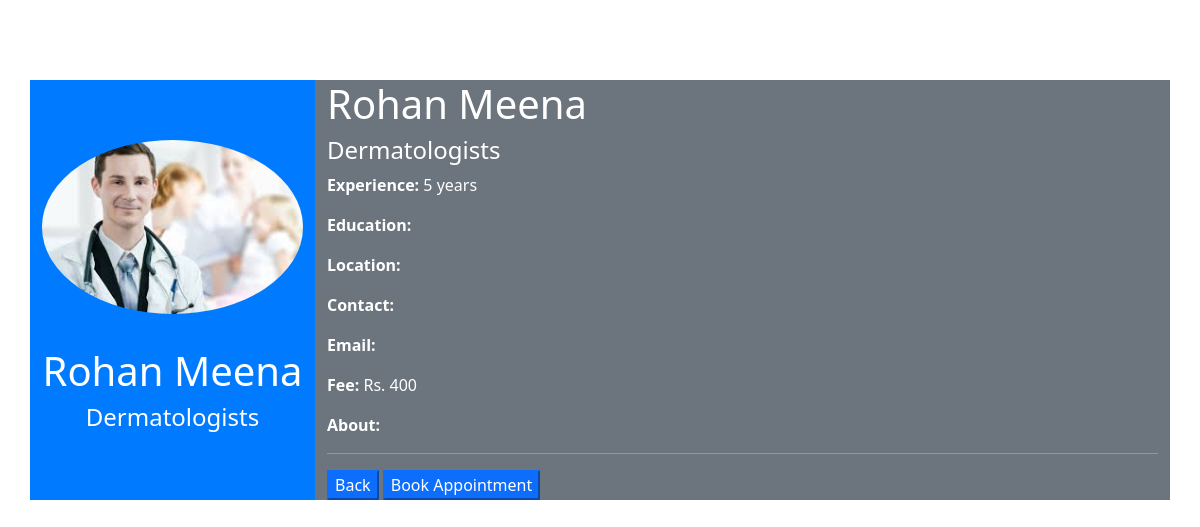
The page /profile/Rohan/ on the database its author committed.
### user/models.py (models this page shows, shortened)
class doctor(models.Model):
    doctor_username = models.CharField(max_length=50)
    doctor_name = models.CharField(max_length=60)
    doctor_speciality = models.CharField(max_length=100)
    experience = models.IntegerField()
    doctor_fee = models.IntegerField()
    doctor_image = models.ImageField(upload_to="user/images")

### user/views.py (the view)
# urls.py: path('profile/<str:doctor_username>/', views.view_profile , name='view_profile'),
def view_profile(request, doctor_username):
    doctor_instance = get_object_or_404(doctor, doctor_username = doctor_username)  # Retrieve the doctor object or show a 404 page if not found
    return render(request, 'authentication/profile.html', {'doctor': doctor_instance})

### templates/authentication/profile.html (shortened to what this page needs)
<!DOCTYPE html>
<html lang="en">
<head>
    <link href="https://cdn.jsdelivr.net/npm/bootstrap@5.0.2/dist/css/bootstrap.min.css" rel="stylesheet">
</head>
<body>
    <div class="container" style="margin-top: 10vh">
        <div class="row">
            <div class="col-md-3" style="background-color: #007bff; color: #fff;">
                <div class="d-flex flex-column align-items-center justify-content-center" style="height: 100%;">
                    <img src="{{ doctor.doctor_image.url }}" alt="{{ doctor.doctor_name }}" class="img-fluid rounded-circle">
                    <h1>{{ doctor.doctor_name }}</h1>
                    <h4>{{ doctor.doctor_speciality }}</h4>
                </div>
            </div>
            <div class="col-md-9">
                <div class="row">
                    <div class="col-md-12" style="background-color: #6c757d; color: #fff;">
                        <h1>{{ doctor.doctor_name }}</h1>
                        <h4>{{ doctor.doctor_speciality }}</h4>
                        <p><strong>Experience:</strong> {{ doctor.experience }} years</p>
                        <p><strong>Education:</strong> {{ doctor.education }}</p>
                        <p><strong>Location:</strong> {{ doctor.location }}</p>
                        <p><strong>Contact:</strong> {{ doctor.contact }}</p>
                        <p><strong>Email:</strong> {{ doctor.email }}</p>
                        <p><strong>Fee:</strong> Rs. {{ doctor.doctor_fee }}</p>
                        <p><strong>About:</strong> {{ doctor.about }}</p>
                        <hr>
                        <button class="custom-button btn-primary" type="submit"><a href="/doctors" style="text-decoration: none; color: white;">Back</a></button>
                        <button class="custom-button btn-primary" type="submit"><a href="/doctors" style="text-decoration: none; color: white;">Book Appointment</a></button>
                    </div>
                </div>
            </div>
        </div>
    </div>
</body>
</html>

### rows shown on the page
doctor: doctor_image (picture), doctor_name "Rohan Meena", doctor_speciality "Dermatologists", experience "5", doctor_fee "400"
